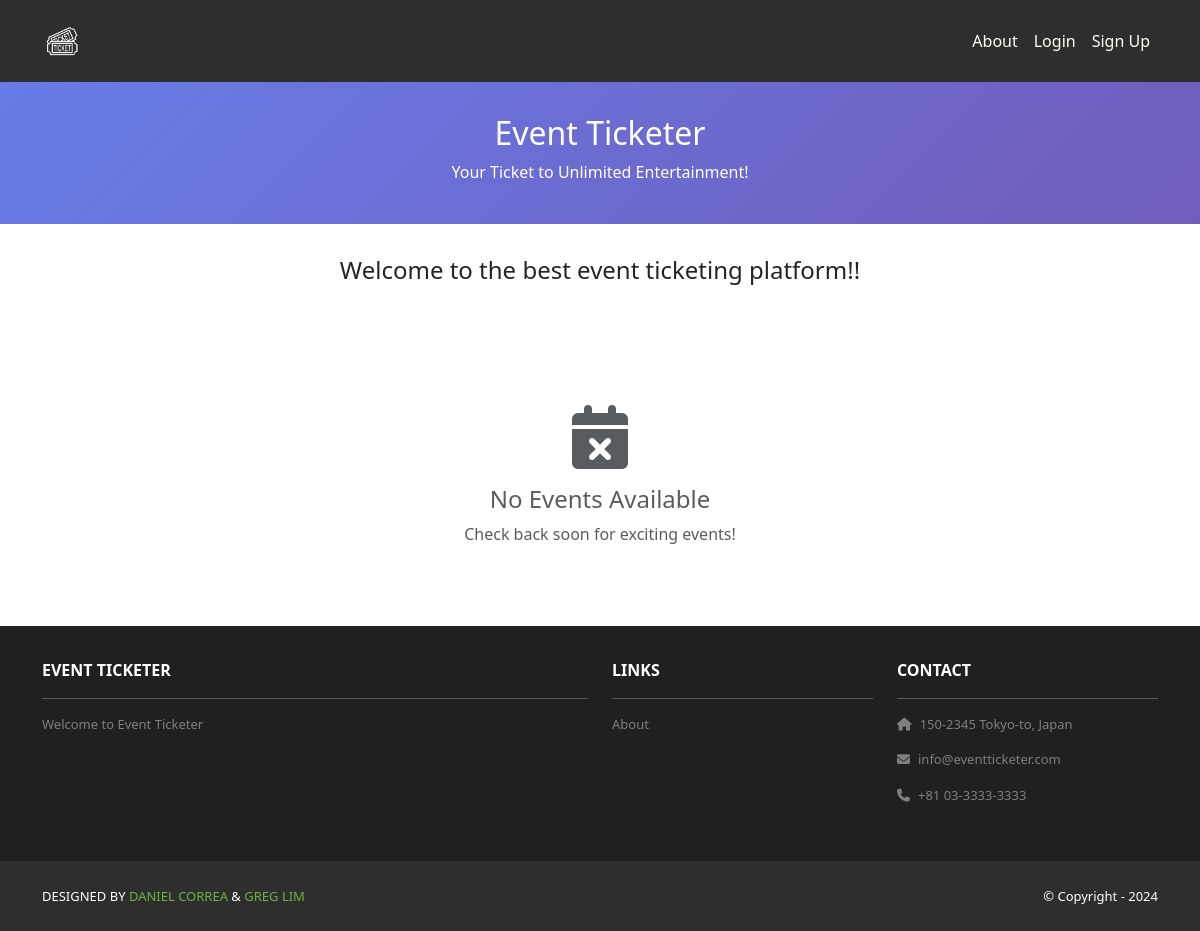
Before: / with the older database file.
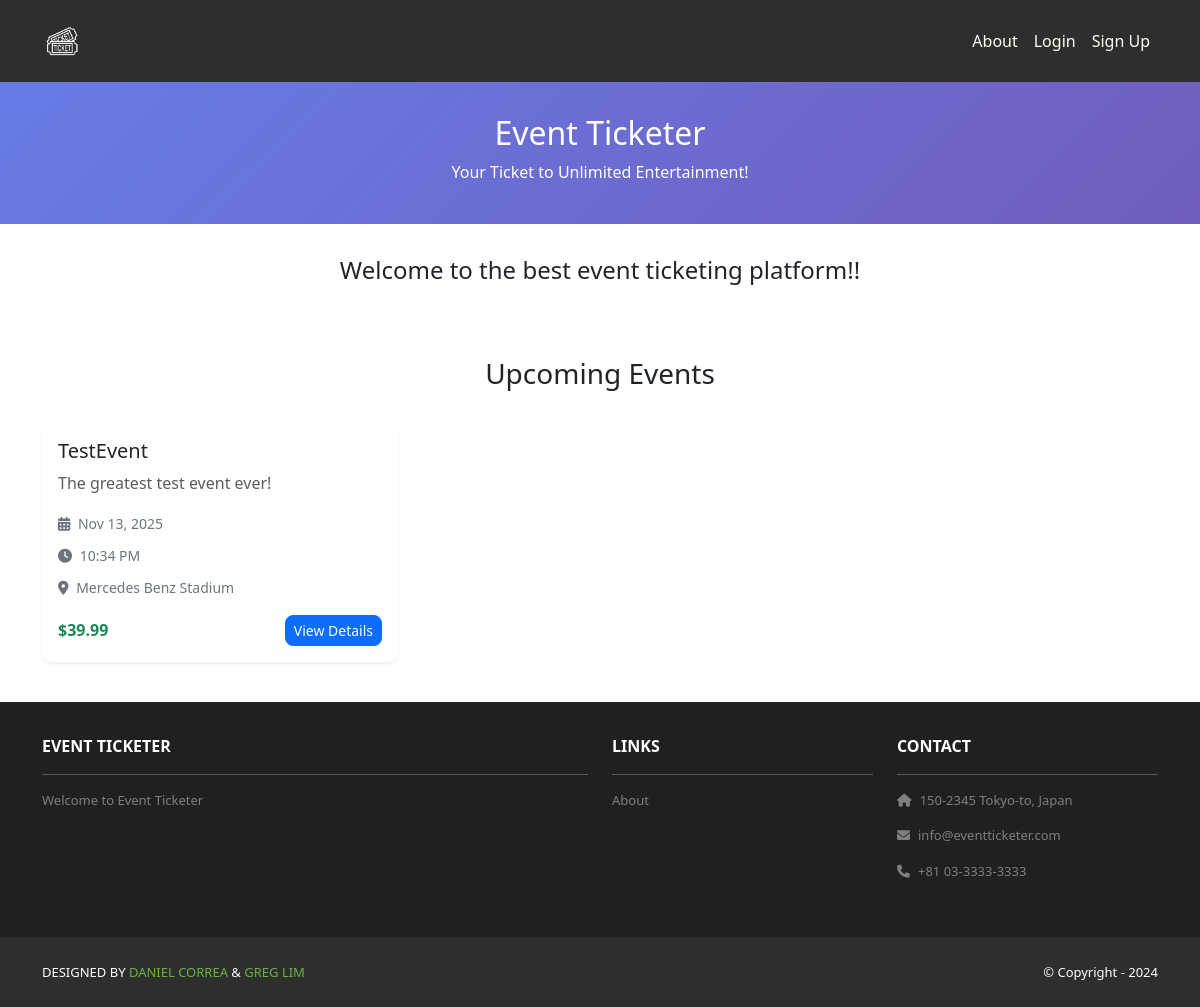
After: the same page with the newer database file.
### home/models.py (models this page shows, shortened)
class Event(models.Model):
    title = models.CharField(max_length=200)
    description = models.TextField()
    date = models.DateField()
    time = models.TimeField()
    venue = models.CharField(max_length=300)
    ticket_price = models.DecimalField(max_digits=10, decimal_places=2)
    ticket_availability = models.PositiveIntegerField()
    organizer = models.ForeignKey(User, on_delete=models.CASCADE, related_name='organized_events')
    created_at = models.DateTimeField(auto_now_add=True)
    updated_at = models.DateTimeField(auto_now=True)
    is_published = models.BooleanField(default=True)
    class Meta:
        ordering = ['-created_at']

### home/views.py (the view)
# urls.py: path('', views.index, name='home.index'),
def index(request):
    template_data = {}
    template_data['title'] = 'Event Ticketer'
    events = Event.objects.filter(is_published=True)
    return render(request, 'home/index.html', {
        'template_data': template_data,
        'events': events
    })

### home/templates/home/index.html (shortened to what this page needs)
{% extends 'base.html' %}
{% load static %}
{% block content %}
<header class="masthead bg-index text-white text-center py-4">
  <div class="container d-flex align-items-center flex-column pt-2">
    <h2>Event Ticketer</h2>
    <p>Your Ticket to Unlimited Entertainment!</p>
  </div>
</header>
<div class="p-3">
  <div class="container">
    <div class="row mt-3">
      <div class="col mx-auto text-center mb-3">
        <h4>Welcome to the best event ticketing platform!!</h4>
      </div>
    </div>
    {% if events %}
    <div class="row mt-5">
      <div class="col-12 mb-4">
        <h3 class="text-center">Upcoming Events</h3>
      </div>
      {% for event in events %}
      <div class="col-md-6 col-lg-4 mb-4">
        <div class="card h-100 shadow-sm event-card">
          <div class="card-body">
            <h5 class="card-title">{{ event.title }}</h5>
            <p class="card-text text-muted">{{ event.description|truncatewords:15 }}</p>
            <div class="event-info mb-2">
              <small>
                <i class="fas fa-calendar-alt me-1"></i>
                {{ event.date|date:"M d, Y" }}
              </small>
            </div>
            <div class="event-info mb-2">
              <small>
                <i class="fas fa-clock me-1"></i>
                {{ event.time|time:"g:i A" }}
              </small>
            </div>
            <div class="event-info mb-2">
              <small>
                <i class="fas fa-map-marker-alt me-1"></i>
                {{ event.venue|truncatewords:5 }}
              </small>
            </div>
            <div class="d-flex justify-content-between align-items-center mt-3">
              <span class="text-success fw-bold">${{ event.ticket_price }}</span>
              <a href="{% url 'home.event_detail' event.id %}" class="btn btn-sm btn-primary">
                View Details
              </a>
            </div>
          </div>
        </div>
      </div>
      {% endfor %}
    </div>
    {% else %}
    <div class="row mt-5">
      <div class="col-12 text-center py-5">
        <i class="fas fa-calendar-times fa-4x text-muted mb-3"></i>
        <h4 class="text-muted">No Events Available</h4>
        <p class="text-muted">Check back soon for exciting events!</p>
      </div>
    </div>
    {% endif %}
  </div>
</div>
{% endblock content %}

### eventticketer/templates/base.html (shortened to what this page needs)
<!DOCTYPE html>
<html>
    {% load static %}
  <head>
    <link href="https://cdn.jsdelivr.net/npm/bootstrap@5.3.3/dist/css/bootstrap.min.css" rel="stylesheet">
    <link rel="stylesheet" href="https://cdnjs.cloudflare.com/ajax/libs/font-awesome/6.1.1/css/all.min.css">
    <link rel="stylesheet" type="text/css" href="{% static 'css/style.css' %}">
  </head>
  <body>
    <nav class="p-3 navbar navbar-dark bg-dark navbar-expand-lg">
      <div class="container">
        <a class="navbar-brand" href="{% url 'home.index' %}">
          <img src="{% static 'img/logo.png' %}" alt="logo" height="40" />
        </a>
        <div class="collapse navbar-collapse" id="navbarNavAltMarkup">
          <div class="navbar-nav ms-auto navbar-ml">
            <a class="nav-link" href="{% url 'home.about' %}">About</a>
            {% if user.is_authenticated %}
              {% if user.userprofile.user_type == 'event_organizer' %}
                <a class="nav-link" href="{% url 'home.create_event' %}">Create Event</a>
                <a class="nav-link" href="{% url 'home.my_events' %}">My Events</a>
              {% endif %}
              <span class="nav-link text-light">
                <i class="fas fa-user me-1"></i>
                {{ user.username }} ({{ user.userprofile.get_user_type_display }})
              </span>
              <a class="nav-link" href="{% url 'user_accounts.logout' %}">Logout</a>
            {% else %}
              <a class="nav-link" href="{% url 'user_accounts.login' %}">Login</a>
              <a class="nav-link" href="{% url 'user_accounts.signup' %}">Sign Up</a>
            {% endif %}
          </div>
        </div>
      </div>
    </nav>
    <div>
      {% block content %}
      {% endblock content %}
    </div>
    <section class="p-3 ms-footer d-none d-md-block">
      <div class="container">
        <div class="row mt-3 text-white">
          <div class="col-md-6 col-lg-6 col-xl-6 mx-auto mb-4">
            <b>EVENT TICKETER</b>
            <hr />
            <p>Welcome to Event Ticketer</p>
          </div>
          <div class="col-md-3 col-lg-3 col-xl-3 mx-auto mb-4">
            <b>LINKS</b>
            <hr />
            <p><a class="nav-link" href="{% url 'home.about' %}">About</a></p>
          </div>
          <div class="col-md-3 col-lg-3 col-xl-3 mx-auto mb-4">
            <b>CONTACT</b>
            <hr />
            <p><i class="fas fa-home me-2"></i>150-2345 Tokyo-to, Japan</p>
            <p><i class="fas fa-envelope me-2"></i>info@eventticketer.com</p>
            <p><i class="fas fa-phone me-2"></i>+81 03-3333-3333</p>
          </div>
        </div>
      </div>
    </section>
    <section class="p-3 ms-footer-bottom bg-dark">
      <div class="container d-flex justify-content-between">
        <div class="me-5 text-white">
          <span>DESIGNED BY <a href="https://www.x.com/danielgarax" target="_blank">DANIEL CORREA</a> & <a href="https://www.x.com/greglim81" target="_blank">GREG LIM</a></span>
        </div>
        <div class="text-white">
          <span>© Copyright - 2024</span>
        </div>
      </div>
    </section>
  </body>
</html>

### eventticketer/static/css/style.css (style rules this page uses)
.bg-index { background: linear-gradient(135deg, #667eea 0%, #764ba2 100%); background-attachment: fixed; background-size: cover; }
.navbar a.nav-link { color: #FFFEF6 !important; }
.bg-dark { background-color: #2E2E2E !important; }
.ms-footer { background-color: #202020; }
.ms-footer p { color: #7F7F7F; font-size: 13px; }
.ms-footer-bottom span { font-size: 13px; line-height: 38px; }
.ms-footer-bottom a { color: #6ab43e; text-decoration: none; }

### home/templates/home/index.html (style rules this page uses)
.event-card { border: none; border-radius: 10px; transition: transform 0.2s ease, box-shadow 0.2s ease; }
.event-info { color: #6c757d; }
.btn-primary { border-radius: 8px; }

Changed rows visible on the page:
added Event: title "TestEvent", description "The greatest test event ever!", date "Nov 13, 2025", time "10:34 PM", venue "Mercedes Benz Stadium", ticket_price "39.99"
Other visible differences:
text no longer shown: "No Events Available Check back soon for exciting events!"
text now shown: "Upcoming Events"
